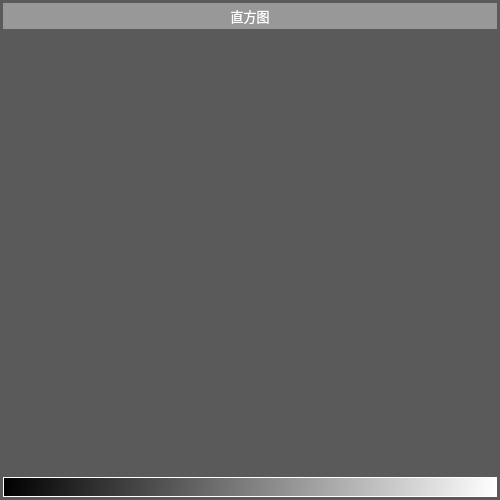
<?xml version="1.0" encoding="UTF-8"?>
<ui version="4.0">
 <class>histogram</class>
 <widget class="QWidget" name="histogram">
  <property name="geometry">
   <rect>
    <x>0</x>
    <y>0</y>
    <width>500</width>
    <height>500</height>
   </rect>
  </property>
  <property name="windowTitle">
   <string>Form</string>
  </property>
  <property name="styleSheet">
   <string notr="true">background-color: rgb(90, 90, 90);
color: rgb(255, 255, 255);</string>
  </property>
  <layout class="QGridLayout" name="gridLayout">
   <property name="leftMargin">
    <number>3</number>
   </property>
   <property name="topMargin">
    <number>3</number>
   </property>
   <property name="rightMargin">
    <number>3</number>
   </property>
   <property name="bottomMargin">
    <number>3</number>
   </property>
   <item row="0" column="0">
    <layout class="QVBoxLayout" name="verticalLayout">
     <property name="spacing">
      <number>0</number>
     </property>
     <item>
      <widget class="QLabel" name="label">
       <property name="maximumSize">
        <size>
         <width>16777215</width>
         <height>26</height>
        </size>
       </property>
       <property name="font">
        <font>
         <family>Adobe 黑体 Std R</family>
         <pointsize>10</pointsize>
        </font>
       </property>
       <property name="styleSheet">
        <string notr="true">background-color: rgb(152, 152, 152);</string>
       </property>
       <property name="text">
        <string>直方图</string>
       </property>
       <property name="alignment">
        <set>Qt::AlignCenter</set>
       </property>
      </widget>
     </item>
     <item>
      <widget class="QCustomPlot" name="histo" native="true"/>
     </item>
     <item>
      <widget class="QLabel" name="label_2">
       <property name="maximumSize">
        <size>
         <width>16777215</width>
         <height>20</height>
        </size>
       </property>
       <property name="styleSheet">
        <string notr="true">background-color: qlineargradient(spread:pad, x1:0, y1:0.483, x2:1, y2:0.488636, stop:0 rgba(0, 0, 0, 255), stop:1 rgba(255, 255, 255, 255));</string>
       </property>
       <property name="frameShape">
        <enum>QFrame::Panel</enum>
       </property>
       <property name="lineWidth">
        <number>1</number>
       </property>
       <property name="text">
        <string/>
       </property>
      </widget>
     </item>
    </layout>
   </item>
  </layout>
 </widget>
 <customwidgets>
  <customwidget>
   <class>QCustomPlot</class>
   <extends>QWidget</extends>
   <header>qcustomplot.h</header>
   <container>1</container>
  </customwidget>
 </customwidgets>
 <resources/>
 <connections/>
</ui>
